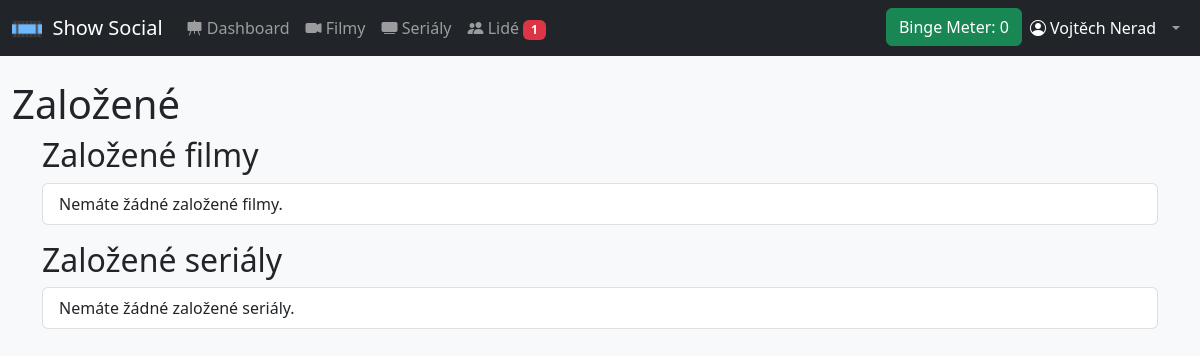
Page /bookmarks.php (signed in) on the earlier database version.
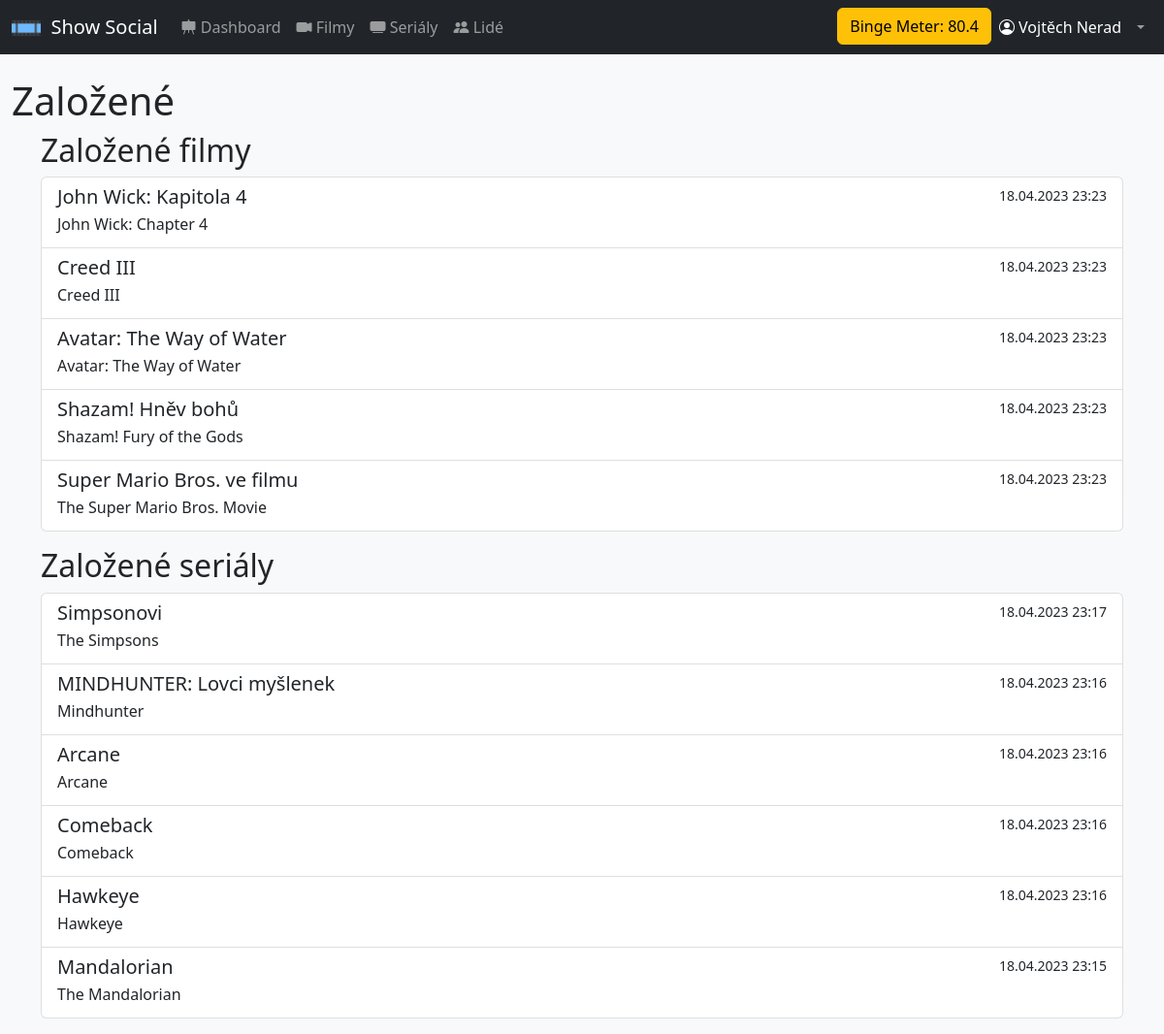
Same page on the later database version.
### tables this page shows
CREATE TABLE `bookmarked_movies` (
  `user_id` int(11) NOT NULL,
  `movie_id` int(11) NOT NULL,
  `timestamp` timestamp NOT NULL DEFAULT current_timestamp()
);

CREATE TABLE `movies` (
  `movie_id` int(11) NOT NULL,
  `title` varchar(100) NOT NULL,
  `original_title` varchar(100) NOT NULL,
  `overview` varchar(1000) NOT NULL,
  `poster_path` varchar(50) NOT NULL,
  `release_date` date NOT NULL,
  `runtime` smallint(6) NOT NULL
);

CREATE TABLE `bookmarked_tv_shows` (
  `user_id` int(11) NOT NULL,
  `show_id` bigint(20) NOT NULL,
  `timestamp` timestamp NOT NULL DEFAULT current_timestamp()
);

CREATE TABLE `tv_shows` (
  `id` bigint(20) NOT NULL,
  `name` varchar(255) NOT NULL,
  `original_name` varchar(255) NOT NULL,
  `poster_path` varchar(255) NOT NULL
);

### classes/dbh.class.php (called while the page is built)
<?php
class Dbh {
    private $host = "localhost";
    private $username = "root";
    private $password = "ayylmao1337";
    private $dbname = "show_social";
    public function connect() {
        $dsn = 'mysql:host=' .  $this->host .';dbname=' . $this->dbname;
        $pdo = new PDO($dsn, $this->username, $this->password);
        $pdo->setAttribute(PDO::ATTR_DEFAULT_FETCH_MODE, PDO::FETCH_ASSOC);
        return $pdo;
    }
}

### classes/User.class.php (called while the page is built, shortened)
<?php
require_once $_SERVER['DOCUMENT_ROOT'].'/classes/dbh.class.php';
class User extends Dbh {
    private $id;
    function __construct($userId) {
        $this->id = $userId;
    }
    function getWatchtimePerLastDay() {
        $showSql = '
            SELECT SUM(tv_show_episodes.runtime) as runtime
            FROM seen_episodes
            LEFT JOIN tv_show_episodes
            ON seen_episodes.id = tv_show_episodes.id
            WHERE seen_episodes.timestamp >= NOW() - INTERVAL 1 DAY AND user_id = (:user_id);
        ';
        $showsStatement = $this->connect()->prepare($showSql);
        $showsStatement->execute([
            ":user_id" => $this->id
        ]);
        $showsWatchtime = $showsStatement->fetch();
        $moviesSql = '
            SELECT SUM(movies.runtime) as runtime
            FROM seen_movies
            LEFT JOIN movies
            ON seen_movies.movie_id = movies.movie_id
            WHERE seen_movies.timestamp >= NOW() - INTERVAL 1 DAY AND user_id = (:user_id);
        ';
        $moviesStatement = $this->connect()->prepare($moviesSql);
        $moviesStatement->execute([
            ":user_id" => $this->id
        ]);
        $moviesWatchtime = $moviesStatement->fetch();
        $totalWatchtime = new stdClass();
        $totalWatchtime->watchtime = 0;
        if ($moviesWatchtime['runtime']) {
            $totalWatchtime->watchtime = $totalWatchtime->watchtime + $moviesWatchtime['runtime'];
        }
        $limitSql = '
            SELECT watch_limit
            FROM users
            WHERE id = (:user_id)
            LIMIT 1;
        ';
        $limitStatement = $this->connect()->prepare($limitSql);
        $limitStatement->execute([
            ':user_id' => $this->id
        ]);
        $watchtimeLimit = $limitStatement->fetch();
        $totalWatchtime->watchtimeLimit = $watchtimeLimit['watch_limit'];
        $totalWatchtime->watchtimePercentage = round((($totalWatchtime->watchtime/$totalWatchtime->watchtimeLimit) * 100), 1);
        return $totalWatchtime;
    }
    function bookmarkedMovies() {
        $bookmarkedMoviesStatement = $this->connect()->prepare('
            SELECT movies.movie_id, movies.title, movies.original_title, movies.poster_path, bookmarked_movies.timestamp
            FROM bookmarked_movies
            LEFT JOIN movies
            ON bookmarked_movies.movie_id = movies.movie_id
            WHERE user_id = (:user_id)
            ORDER BY bookmarked_movies.timestamp DESC;
        ');
        $bookmarkedMoviesStatement->execute([
            ':user_id' => $this->id
        ]);
        $bookmarkedMoviesData = $bookmarkedMoviesStatement->fetchAll();
        return $bookmarkedMoviesData;
    }
    function bookmarkedTvShows() {
        $bookmarkedTvShowsStatement = $this->connect()->prepare('
            SELECT tv_shows.id as show_id, tv_shows.name, tv_shows.original_name, tv_shows.poster_path, bookmarked_tv_shows.timestamp
            FROM bookmarked_tv_shows
            LEFT JOIN tv_shows
            ON bookmarked_tv_shows.show_id = tv_shows.id
            WHERE user_id = (:user_id)
            ORDER BY bookmarked_tv_shows.timestamp DESC;
        ');
        $bookmarkedTvShowsStatement->execute([
            ':user_id' => $this->id
        ]);
        $bookmarkedTvShowsData = $bookmarkedTvShowsStatement->fetchAll();
        return $bookmarkedTvShowsData;
    }
}

### bookmarks.php (the view, shortened to what this page needs)
<?php
require_once $_SERVER['DOCUMENT_ROOT'].'/classes/User.class.php';
$active_page = 'profile';
include 'includes/header.inc.php';
echo '<h1>Založené</h1>';
$user = new User($_SESSION['user_id']);
$bookmarkedMovies = $user->bookmarkedMovies();
echo '<div class="container-sm mb-3">';
echo '<h2>Založené filmy</h2>';
echo '<div class="list-group">';
if ($bookmarkedMovies) {
    foreach ($bookmarkedMovies as $bookmarkedMovie) {
        echo '<a href="./movie.php?id=' . $bookmarkedMovie['movie_id'] . '" class="list-group-item list-group-item-action">';
        echo '<div class="d-flex w-100 justify-content-between">';
        echo '<h5 class="mb-1">' . $bookmarkedMovie['title'] . '</h5>';
        $bookmarkedTime = date_create($bookmarkedMovie['timestamp']);
        echo '<small>' . date_format($bookmarkedTime, 'd.m.Y H:i') . '</small>';
        echo '</div>';
        echo '<p class="mb-1">' . htmlspecialchars($bookmarkedMovie['original_title']) . '</p>';
        echo '</a>';
    }
} else {
    echo '<div class="list-group-item">Nemáte žádné založené filmy.</div>';
}
echo '</div>';
echo '</div>';
$bookmarkedTvShows = $user->bookmarkedTvShows();
echo '<div class="container-sm mb-3">';
echo '<h2>Založené seriály</h2>';
echo '<div class="list-group">';
if ($bookmarkedTvShows) {
    foreach ($bookmarkedTvShows as $bookmarkedTvShow) {
        echo '<a href="./show.php?id=' . $bookmarkedTvShow['show_id'] . '" class="list-group-item list-group-item-action">';
        echo '<div class="d-flex w-100 justify-content-between">';
        echo '<h5 class="mb-1">' . $bookmarkedTvShow['name'] . '</h5>';
        $bookmarkedTime = date_create($bookmarkedTvShow['timestamp']);
        echo '<small>' . date_format($bookmarkedTime, 'd.m.Y H:i') . '</small>';
        echo '</div>';
        echo '<p class="mb-1">' . htmlspecialchars($bookmarkedTvShow['original_name']) . '</p>';
        echo '</a>';
    }
} else {
    echo '<div class="list-group-item">Nemáte žádné založené seriály.</div>';
}
echo '</div>';
echo '</div>';
include 'includes/footer.inc.php';
?>

### includes/header.inc.php (shortened to what this page needs)
<?php
require_once 'user.inc.php';
?>
<!DOCTYPE html>
<html lang="cs">
<head>
    <link rel="stylesheet" type="text/css" href="styles/bootstrap.min.css">
    <link rel="stylesheet" type="text/css" href="styles/style.css">
    <link rel="stylesheet" type="text/css" href="../styles/toastify.css">
    <link rel="stylesheet" href="https://cdn.jsdelivr.net/npm/bootstrap-icons@1.9.1/font/bootstrap-icons.css">
</head>
<body class="bg-light">
<?php
    include 'navbar.inc.php';
?>
<div class="container-fluid">

### includes/navbar.inc.php (shortened to what this page needs)
<?php
    require_once $_SERVER['DOCUMENT_ROOT'].'/classes/User.class.php';
    $active_link_classes = 'class="nav-link active" aria-current="page"';
    $nonactive_link_classes = 'class="nav-link"';
    if (isset($_SESSION['user_id'])) {
        $userDataStatement = $db->prepare('
            SELECT watch_limit
            FROM users
            WHERE id = (:id)
            LIMIT 1;
        ');
        $userDataStatement->execute(array(':id' => $_SESSION['user_id']));
        $userData = $userDataStatement->fetch();
        $user = new User($_SESSION['user_id']);
    }
?>
<nav class="navbar sticky-top navbar-expand-lg navbar-dark bg-dark mb-4">
    <div class="container-fluid">
        <a class="navbar-brand" href="../index.php">
            <img src="/assets/favicon/android-chrome-512x512.png" alt="Logo" width="30" height="24" class="d-inline-block align-text-bottom">
            &nbsp;Show Social
        </a>
        <div class="collapse navbar-collapse" id="navbarSupportedContent">
            <ul class="navbar-nav me-auto mb-2 mb-lg-0">
                <li class="nav-item">
                    <?php
                    if (isset($_SESSION['user_id'])) {
                        echo '<a ' . (($active_page == 'dashboard') ? $active_link_classes : $nonactive_link_classes) . ' href="../index.php"><i class="bi bi-easel-fill"></i> Dashboard</a>';
                    } else {
                        echo '<a ' . (($active_page == 'introduction') ? $active_link_classes : $nonactive_link_classes) . ' href="../index.php">Úvod</a>';
                    }
                    ?>
                </li>
                <li class="nav-item">
                    <a <?php echo(($active_page == 'movie') ? $active_link_classes : $nonactive_link_classes); ?> href="movies.php"><i class="bi bi-camera-video-fill"></i> Filmy</a>
                </li>
                <li class="nav-item">
                    <a <?php echo(($active_page == 'shows') ? $active_link_classes : $nonactive_link_classes); ?> href="shows.php"><i class="bi bi-tv-fill"></i> Seriály</a>
                </li>
                <li class="nav-item">
                    <a <?php echo(($active_page == 'people') ? $active_link_classes : $nonactive_link_classes); ?> href="users.php"><i class="bi bi-people-fill"></i> Lidé
                    <?php
                        if (isset($_SESSION['user_id'])) {
                            $friendlistStatement = $db->prepare('
                                SELECT requesterId, adresseeId, isConfirmed
                                FROM friendslist
                                WHERE adresseeId = (:selectedUser) AND isConfirmed = false;
                            ');
                            $friendlistStatement->execute(
                                array(':selectedUser' => $_SESSION['user_id'])
                            );
                            $friendlistData = $friendlistStatement->fetchAll();
                            $numberOfFriendRequests = count($friendlistData);
                            if ($numberOfFriendRequests > 0)
                            echo '<span class="badge text-bg-danger">' . $numberOfFriendRequests . '</span>';
                        }
                    ?>
                    </a>
                </li>
            </ul>
            <ul class="navbar-nav ms-auto mb-2 mb-lg-0">
                <li class="nav-item">
                    <?php
                    if (isset($_SESSION['user_id'])) {
                        $watchtimeObject = $user->getWatchtimePerLastDay();
                        $seenMinutesInTotal = $watchtimeObject->watchtime;
                        $bingeMeterClass = ($seenMinutesInTotal > $userData['watch_limit']) ? 'btn-danger' : 'btn-success';
                        $seenPercentage = round((($seenMinutesInTotal/$userData['watch_limit']) * 100), 1);
                        if ($seenPercentage < 80) {
                            $bingeMeterClass = 'success';
                        } elseif ($seenPercentage < 100) {
                            $bingeMeterClass = 'warning';
                        } else {
                            $bingeMeterClass = 'danger';
                        }
                        echo '<a href="../bingemeter.php" id="binge-meter-button" class="btn btn-' . $bingeMeterClass . '">';
                        echo 'Binge Meter: ' . $seenPercentage;
                        echo '</a>';
                    }
                    ?>
                </li>
                <li class="nav-item">
                    <?php
                    if (isset($_SESSION['user_id'])) {
                        echo '<a ' . (($active_page == 'profile') ? $active_link_classes : $nonactive_link_classes) . ' href="../profile.php"><i class="bi bi-person-circle"></i> ' . $_SESSION['first_name'] . ' ' . $_SESSION['last_name'] . '</a>';
                    } else {
                        echo '<a ' . (($active_page == 'login') ? $active_link_classes : $nonactive_link_classes) . ' href="../signin.php"><i class="bi bi-person-circle"></i> Přihlášení</a>';
                    }
                    ?>
                </li>
                <?php
                if (isset($_SESSION['user_id'])) {
                    echo '<li class="nav-item dropdown">';
                    echo '<a class="nav-link dropdown-toggle" href="#" role="button" data-bs-toggle="dropdown" aria-expanded="false"></a>';
                    echo '</li>';
                }
                ?>
            </ul>
        </div>
    </div>
</nav>

### includes/footer.inc.php (shortened to what this page needs)
</div>
</body>
</html>

Differences in the rows shown:
added bookmarked_movies: movie.title "John Wick: Kapitola 4", timestamp "18.04.2023 23:23", movie.original_title "John Wick: Chapter 4"
added bookmarked_movies: movie.title "Creed III", timestamp "18.04.2023 23:23", movie.original_title "Creed III"
added bookmarked_movies: movie.title "Avatar: The Way of Water", timestamp "18.04.2023 23:23", movie.original_title "Avatar: The Way of Water"
added bookmarked_movies: movie.title "Shazam! Hněv bohů", timestamp "18.04.2023 23:23", movie.original_title "Shazam! Fury of the Gods"
added bookmarked_movies: movie.title "Super Mario Bros. ve filmu", timestamp "18.04.2023 23:23", movie.original_title "The Super Mario Bros. Movie"
added bookmarked_tv_shows: tv_shows.name "Simpsonovi", timestamp "18.04.2023 23:17", tv_shows.original_name "The Simpsons"
added bookmarked_tv_shows: tv_shows.name "MINDHUNTER: Lovci myšlenek", timestamp "18.04.2023 23:16", tv_shows.original_name "Mindhunter"
added bookmarked_tv_shows: tv_shows.name "Arcane", timestamp "18.04.2023 23:16", tv_shows.original_name "Arcane"
added bookmarked_tv_shows: tv_shows.name "Comeback", timestamp "18.04.2023 23:16", tv_shows.original_name "Comeback"
added bookmarked_tv_shows: tv_shows.name "Hawkeye", timestamp "18.04.2023 23:16", tv_shows.original_name "Hawkeye"
added bookmarked_tv_shows: tv_shows.name "Mandalorian", timestamp "18.04.2023 23:15", tv_shows.original_name "The Mandalorian"
Other differences:
$seenPercentage: "0" → "80.4"
$numberOfFriendRequests: "1" → (not shown)
text no longer shown: "Nemáte žádné založené filmy. Nemáte žádné založené seriály."
